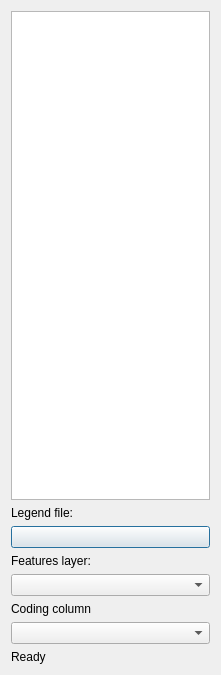
<?xml version="1.0" encoding="UTF-8"?>
<ui version="4.0">
 <class>LCCS3_BasicCoderDialogBase</class>
 <widget class="QDialog" name="LCCS3_BasicCoderDialogBase">
  <property name="geometry">
   <rect>
    <x>0</x>
    <y>0</y>
    <width>221</width>
    <height>675</height>
   </rect>
  </property>
  <property name="windowTitle">
   <string>LCCS3 Basic Coder</string>
  </property>
  <layout class="QGridLayout" name="gridLayout">
   <item row="4" column="0">
    <widget class="QLabel" name="lbLayer">
     <property name="text">
      <string>Features layer:</string>
     </property>
    </widget>
   </item>
   <item row="5" column="0">
    <widget class="QComboBox" name="cbLayers">
     <property name="toolTip">
      <string>&lt;html&gt;&lt;head/&gt;&lt;body&gt;&lt;p&gt;Layer containing the features to be coded&lt;/p&gt;&lt;/body&gt;&lt;/html&gt;</string>
     </property>
    </widget>
   </item>
   <item row="1" column="0">
    <widget class="QListWidget" name="lstClasses"/>
   </item>
   <item row="8" column="0">
    <widget class="QLabel" name="lbStatusBar">
     <property name="text">
      <string>Ready</string>
     </property>
    </widget>
   </item>
   <item row="3" column="0">
    <widget class="QPushButton" name="btLegend">
     <property name="toolTip">
      <string>&lt;html&gt;&lt;head/&gt;&lt;body&gt;&lt;p&gt;Selected LCCS3 legend&lt;/p&gt;&lt;/body&gt;&lt;/html&gt;</string>
     </property>
     <property name="text">
      <string/>
     </property>
    </widget>
   </item>
   <item row="6" column="0">
    <widget class="QLabel" name="lbColumn">
     <property name="text">
      <string>Coding column</string>
     </property>
    </widget>
   </item>
   <item row="7" column="0">
    <widget class="QComboBox" name="cbAttributes">
     <property name="toolTip">
      <string>Column of attribute table to be updated</string>
     </property>
    </widget>
   </item>
   <item row="2" column="0">
    <widget class="QLabel" name="lbLegend">
     <property name="text">
      <string>Legend file:</string>
     </property>
    </widget>
   </item>
  </layout>
  <action name="actionReloadColumns">
   <property name="text">
    <string>ReloadColumns</string>
   </property>
   <property name="toolTip">
    <string>ReloadColumns</string>
   </property>
  </action>
  <action name="actionSelectColumn">
   <property name="text">
    <string>SelectColumn</string>
   </property>
   <property name="toolTip">
    <string>SelectColumn</string>
   </property>
  </action>
  <action name="actionSelectClass">
   <property name="text">
    <string>SelectClass</string>
   </property>
   <property name="toolTip">
    <string>SelectClass</string>
   </property>
  </action>
  <action name="actionSelectLegend">
   <property name="text">
    <string>SelectLegend</string>
   </property>
   <property name="toolTip">
    <string>SelectLegend</string>
   </property>
  </action>
 </widget>
 <resources/>
 <connections>
  <connection>
   <sender>cbLayers</sender>
   <signal>currentIndexChanged(QString)</signal>
   <receiver>actionReloadColumns</receiver>
   <slot>trigger()</slot>
   <hints>
    <hint type="sourcelabel">
     <x>305</x>
     <y>414</y>
    </hint>
    <hint type="destinationlabel">
     <x>-1</x>
     <y>-1</y>
    </hint>
   </hints>
  </connection>
  <connection>
   <sender>cbAttributes</sender>
   <signal>currentIndexChanged(QString)</signal>
   <receiver>actionSelectColumn</receiver>
   <slot>trigger()</slot>
   <hints>
    <hint type="sourcelabel">
     <x>305</x>
     <y>466</y>
    </hint>
    <hint type="destinationlabel">
     <x>-1</x>
     <y>-1</y>
    </hint>
   </hints>
  </connection>
  <connection>
   <sender>lstClasses</sender>
   <signal>itemClicked(QListWidgetItem*)</signal>
   <receiver>actionSelectClass</receiver>
   <slot>trigger()</slot>
   <hints>
    <hint type="sourcelabel">
     <x>305</x>
     <y>192</y>
    </hint>
    <hint type="destinationlabel">
     <x>-1</x>
     <y>-1</y>
    </hint>
   </hints>
  </connection>
  <connection>
   <sender>btLegend</sender>
   <signal>clicked()</signal>
   <receiver>actionSelectLegend</receiver>
   <slot>trigger()</slot>
   <hints>
    <hint type="sourcelabel">
     <x>305</x>
     <y>359</y>
    </hint>
    <hint type="destinationlabel">
     <x>-1</x>
     <y>-1</y>
    </hint>
   </hints>
  </connection>
 </connections>
</ui>
